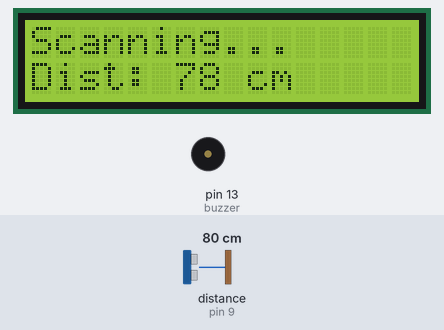
Bench run of a sketch on a simulated Arduino Uno, built with avr-gcc and run on an emulated ATmega328P. Parts: 16×2 character LCD, buzzer (waves = sounding, pin HIGH). Wiring (inferred from the names in the program): ultrasonic range finder: trigger pin 9; echo pin 9. The test bench sets the inputs (shaded band); at power-on: distance to the obstacle (sensor on pin 9) 80 cm. The echo pulse lasts 58.3 µs per cm; what the sketch prints to the serial monitor is not drawn.

Above: at 4.2 s.
4.3 s: distance to the obstacle (sensor on pin 9) set to 12 cm
At 5.3 s:
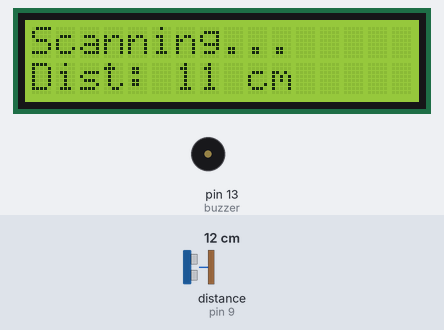
6.3 s: distance to the obstacle (sensor on pin 9) set to 9 cm
At 7.6 s:
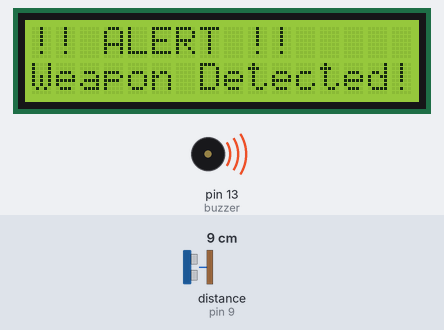
9.3 s: distance to the obstacle (sensor on pin 9) set to 2 cm
At 12.2 s:
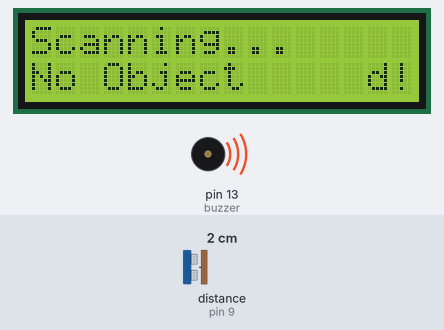
12.3 s: distance to the obstacle (sensor on pin 9) set to 18 cm
At 13.7 s:
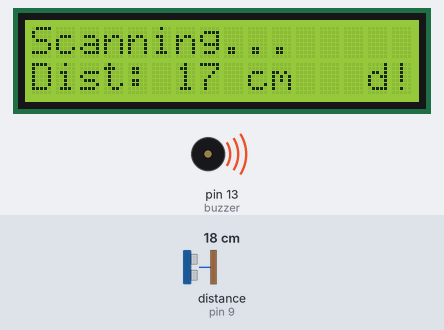
14.0 s: distance to the obstacle (sensor on pin 9) set to 23 cm
At 14.9 s:
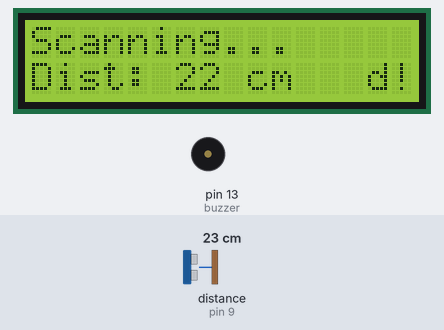
15.7 s: distance to the obstacle (sensor on pin 9) set to 120 cm
At 17.0 s:
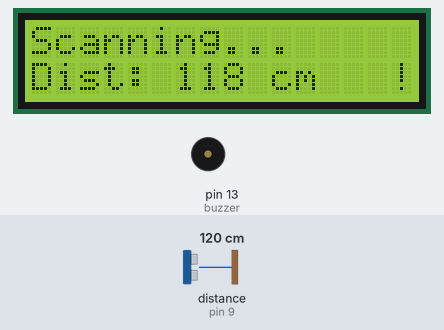
Timing chart, 0 to 18.4 s (numbered marks = the images above; inputs shaded):
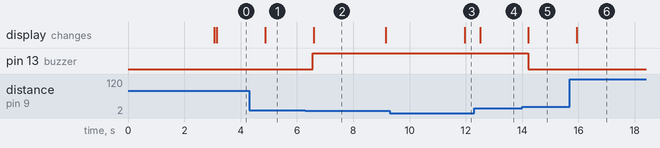

Measured:
- the behaviour switches between 11 and 10 cm on distance to the obstacle (sensor on pin 9) (found by bisection; images 1 and 2)
- the behaviour switches between 20 and 21 cm on distance to the obstacle (sensor on pin 9) (found by bisection; images 4 and 5)
- after the input at 4.3 s, the display: changes after 0.57 s (image 1)
- after the input at 6.3 s, pin 13 (buzzer): LOW → HIGH after 0.26 s; the display: changes after 0.30 s (image 2)
- after the input at 9.3 s, the display: changes after 2.7 s (image 3)
- after the input at 12.3 s, the display: changes after 0.22 s (image 4)
- after the input at 14.0 s, pin 13 (buzzer): HIGH → LOW after 0.21 s; the display: changes after 0.21 s (image 5)
- after the input at 15.7 s, the display: changes after 0.23 s (image 6)

The sketch:

simulation_code.ino
```cpp
#include <LiquidCrystal.h>

const int trigEchoPin = 9;  // Single pin for Trigger and Echo
const int buzzer = 13;      // Buzzer pin
bool alertSent = false;     // Flag to prevent repeated alerts
int lastValidDistance = 999;  // Stores last known valid distance
int noObjectCounter = 0;     // Counter to track consecutive 999 cm readings
unsigned long lastAlertTime = 0; // Stores last alert time
const int alertDelay = 5000; // Minimum time (in ms) between alerts

LiquidCrystal lcd(12, 11, 5, 4, 3, 2);  // LCD pins

void setup() {
    pinMode(trigEchoPin, OUTPUT);
    pinMode(buzzer, OUTPUT);
    lcd.begin(16, 2);
    Serial.begin(9600);

    lcd.setCursor(0, 0);
    lcd.print("Weapon Detector");
    lcd.setCursor(0, 1);
    lcd.print("Initializing...");
    Serial.println("System Initialized... Scanning for weapons...");
    delay(3000);
    lcd.clear();
}

// Function to get stable sensor readings using a Moving Average Filter
int getStableDistance() {
    int total = 0;
    int samples = 5;  // Number of samples
    int validSamples = 0;

    for (int i = 0; i < samples; i++) {
        long duration;
        pinMode(trigEchoPin, OUTPUT);
        digitalWrite(trigEchoPin, LOW);
        delayMicroseconds(2);
        digitalWrite(trigEchoPin, HIGH);
        delayMicroseconds(10);
        digitalWrite(trigEchoPin, LOW);

        pinMode(trigEchoPin, INPUT);
        duration = pulseIn(trigEchoPin, HIGH, 30000); // Timeout after 30ms

        int distance = duration * 0.034 / 2; // Convert to cm

        // Ignore extreme outliers (sensor errors)
        if (distance > 2 && distance < 300) {
            total += distance;
            validSamples++;
        }

        delay(10); // Small delay between readings
    }

    if (validSamples > 0) {
        lastValidDistance = total / validSamples;  // Update last valid reading
        noObjectCounter = 0; // Reset no object counter
        return lastValidDistance;
    } else {
        noObjectCounter++; // Increase counter if 999 cm is received
        if (noObjectCounter >= 5) { // Only confirm no object after 5 consecutive readings
            return 999;
        }
        return lastValidDistance; // Keep last valid distance
    }
}

// Function to check distance and trigger alerts
void checkDistance() {
    int distance = getStableDistance(); // Get filtered distance

    Serial.print("Distance: ");
    Serial.print(distance);
    Serial.print(" cm  --> ");

    // Handle Out of Range Condition (No object detected after multiple 999 cm readings)
    if (distance == 999) {
        Serial.println("No object detected");
        lcd.setCursor(0, 0);
        lcd.print("Scanning...");
        lcd.setCursor(0, 1);
        lcd.print("No Object     ");  // Clears previous text
        return;
    }

    // Update LCD Display
    lcd.setCursor(0, 0);
    lcd.print("Scanning...");
    lcd.setCursor(0, 1);
    lcd.print("Dist: ");
    lcd.print(distance);
    lcd.print(" cm   ");

    // Weapon Detection Logic
    if (distance < 10 && !alertSent) {
        unsigned long currentTime = millis(); // Get current time
        if (currentTime - lastAlertTime > alertDelay) { // Only trigger if alert delay has passed
            alertSent = true;
            digitalWrite(buzzer, HIGH);

            lcd.clear();
            lcd.setCursor(0, 0);
            lcd.print("!! ALERT !!");
            lcd.setCursor(0, 1);
            lcd.print("Weapon Detected!");

            Serial.println("!! ALERT !! Weapon Detected in the Public Transport.");
            Serial.println("Sending SMS Alert to Authorities...");
            lastAlertTime = currentTime; // Update last alert time
            delay(2000);
        }
    }
    else if (distance >= 20 && alertSent) { // Reset alert only when object moves past 20 cm
        alertSent = false;
        digitalWrite(buzzer, LOW);
        Serial.println("No weapon detected");
    }
}

void loop() {
    checkDistance();
    delay(500);
}
```
